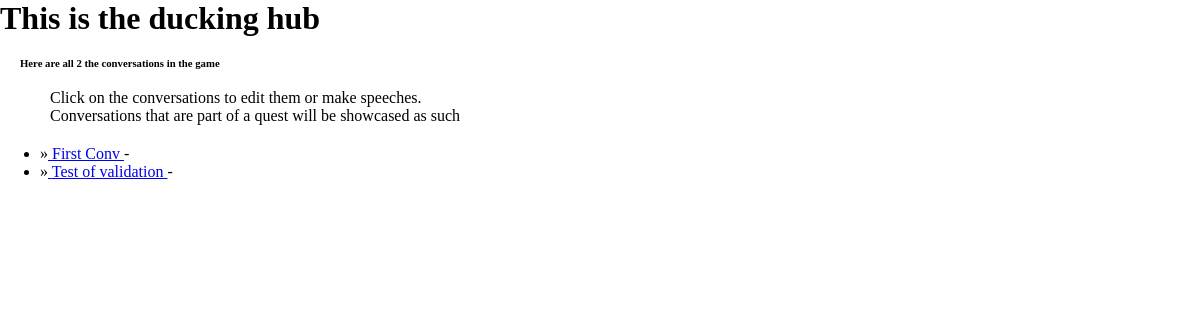
/all/conv, run on an earlier commit of the app's database.
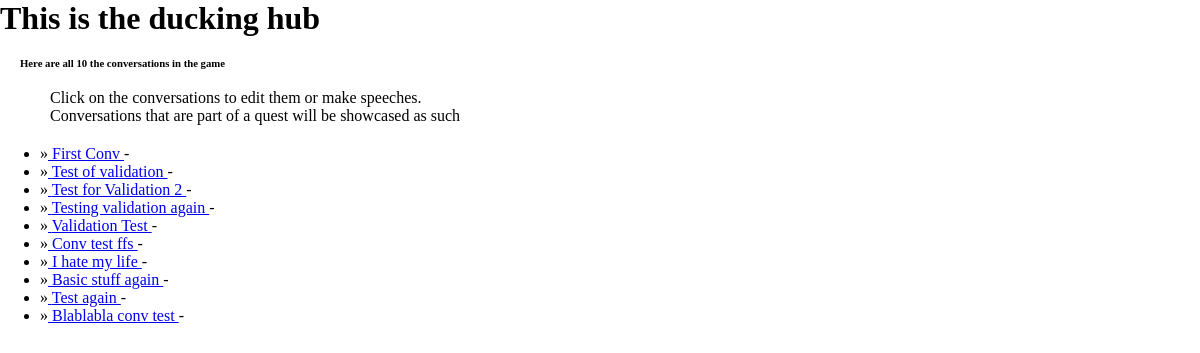
And on a later commit of the database.
### a_characters/models.py (models this page shows, shortened)
class Conversation(models.Model):
    title = models.CharField(max_length=250, unique=True)
    condition = models.TextField(blank=True, null=True)    # Just a forewarning to implementing the quest
    description = models.TextField()        # Context
    creation = models.TimeField(auto_now_add=True)  # For data collection purposes
    is_quest = models.BooleanField(default=False)   # Practical delimiter
    is_cutscene = models.BooleanField(default=False)   # Signals if it requires more attention
    is_linear = models.BooleanField(default=True)   #Signals if it it is linear.
    quest_step = models.PositiveIntegerField(default=0) #useful to order several quests.
    total_speeches = models.PositiveIntegerField(default=0) #counter of quests
    broken_chain = models.BooleanField(default=False)
    my_code = models.TextField(blank=True, null=True)
    location = models.ForeignKey(   # No need to have it, it is more useful if it is part of a quest, or cutscene
        Location,
        blank = True,
        null=True,
        on_delete=models.PROTECT
    )
    quest = models.ForeignKey(  # If quest step > 1 it HAS to have a quest indexed. Remember this on the forms
        Quest,
        blank = True,
        null=True,
        on_delete=models.PROTECT
    )
    id = models.CharField(max_length=100, default=uuid.uuid4, unique=True, primary_key=True, editable=False)

### a_characters/views.py (the view)
# urls.py: path('all/conv', all_conv_view, name='all_conv'),
def all_conv_view(request):
    all_conv = Conversation.objects.values_list('title', 'id', 'is_quest', 'quest_step')
    total_convs = len(all_conv)
    return render(request, 'site/all_conv.html', { "convs" : all_conv, "total_conv" : total_convs } )

### templates/site/all_conv.html
{% extends 'base.html'%}
{% block layout %}
<main class="wrapper">
    {% block content %}
    <div class="list">
        <header class="list-info">
            <h6 class="list-info-title">
                Here are all {{ total_conv }} the conversations in the game
            </h6>
            <p>Click on the conversations to edit them or make speeches.</p>
            <p>Conversations that are part of a quest will be showcased as such</p>
        </header>
        <ul>
            {% for conv in convs %}
            <li><a href="{% url 'edit_conv' conv.1 %}"> {{ conv.0 }} </a> - {% if conv.2 == 1 %} [QUEST step {{conv.3}}] {% endif %} </li>
            {% endfor %}
        </ul>
    </div>
    {% endblock %}
</main>
{% endblock %}

### templates/base.html
{% load static %}
<!DOCTYPE html>
<html lang="en">
<head>
    {% include 'includes/head.html' %}
</head>
<body hx-headers='{"X-CSRFToken": "{{ csrf_token }}"}'>
    <h1>This is the ducking hub</h1>
    {% block layout %}
    {% endblock %}
</body>
</html>

### templates/includes/head.html (shortened to what this page needs)
{% load static %}
<link
  rel="stylesheet"
  href="https://cdn.jsdelivr.net/npm/@picocss/pico@2/css/pico.min.css"
>
<link
rel="stylesheet"
href="{% static 'css/style.css' %}"
>

### static/css/style.css (style rules this page uses)
* { margin: 0; padding: 0; border: none; box-sizing: border-box; font-family: "Times New Roman", Times, serif; }
html { scroll-behavior: smooth; }
nav, main { padding: 20px; }
.wrapper { display: flex; }
.list-info-title { margin-bottom: 20px; }
.list-info p { text-indent: 30px; }
.list ul { margin: 20px; }
.list ul li::before { content: "»"; }

What changed in the data, as far as the page shows it:
added Conversation: title "Test for Validation 2"
added Conversation: title "Testing validation again"
added Conversation: title "Validation Test"
added Conversation: title "Conv test ffs"
added Conversation: title "I hate my life"
added Conversation: title "Basic stuff again"
added Conversation: title "Test again"
added Conversation: title "Blablabla conv test"
Also different on the page:
{{ total_conv }}: "2" → "10"
